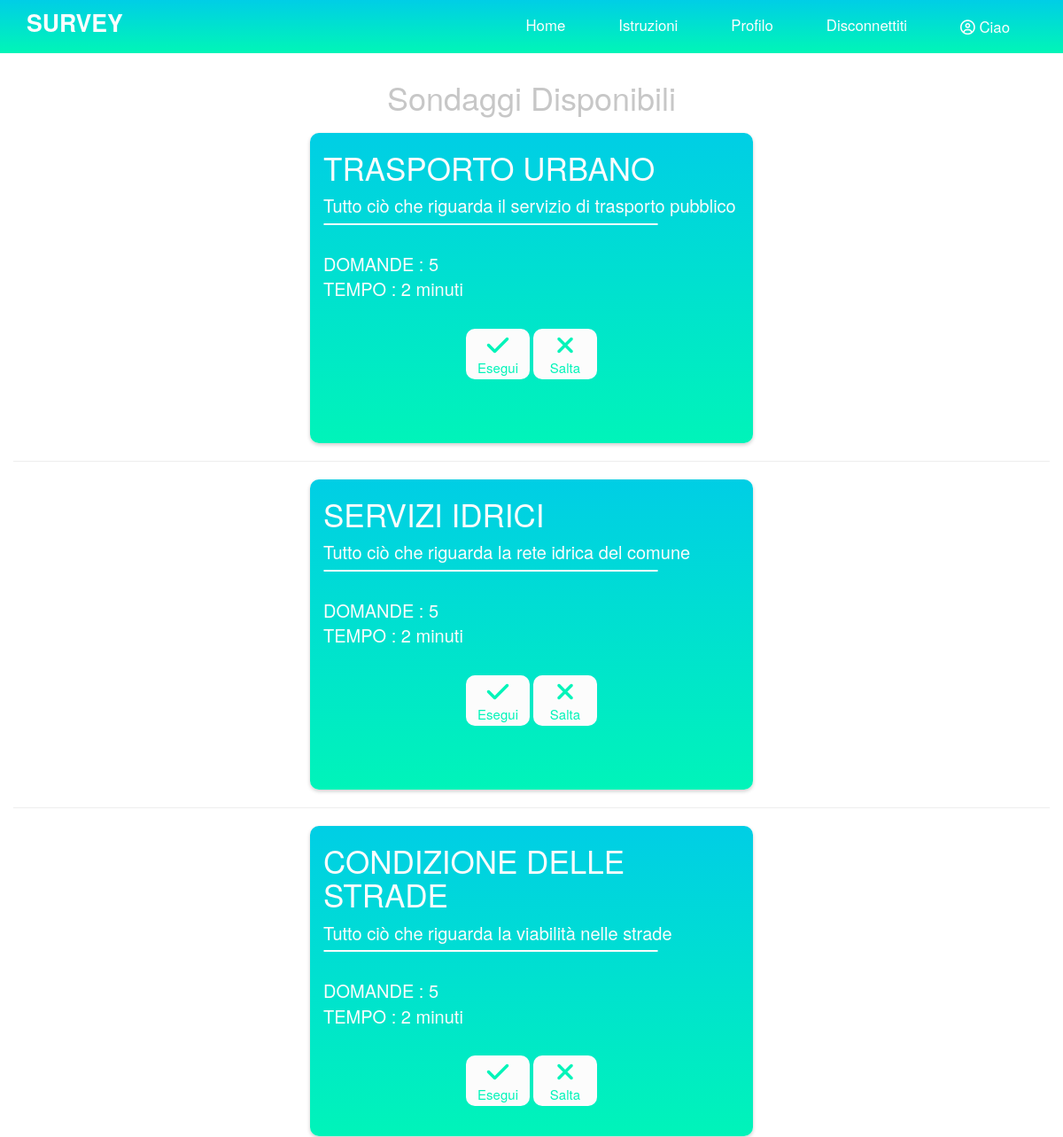
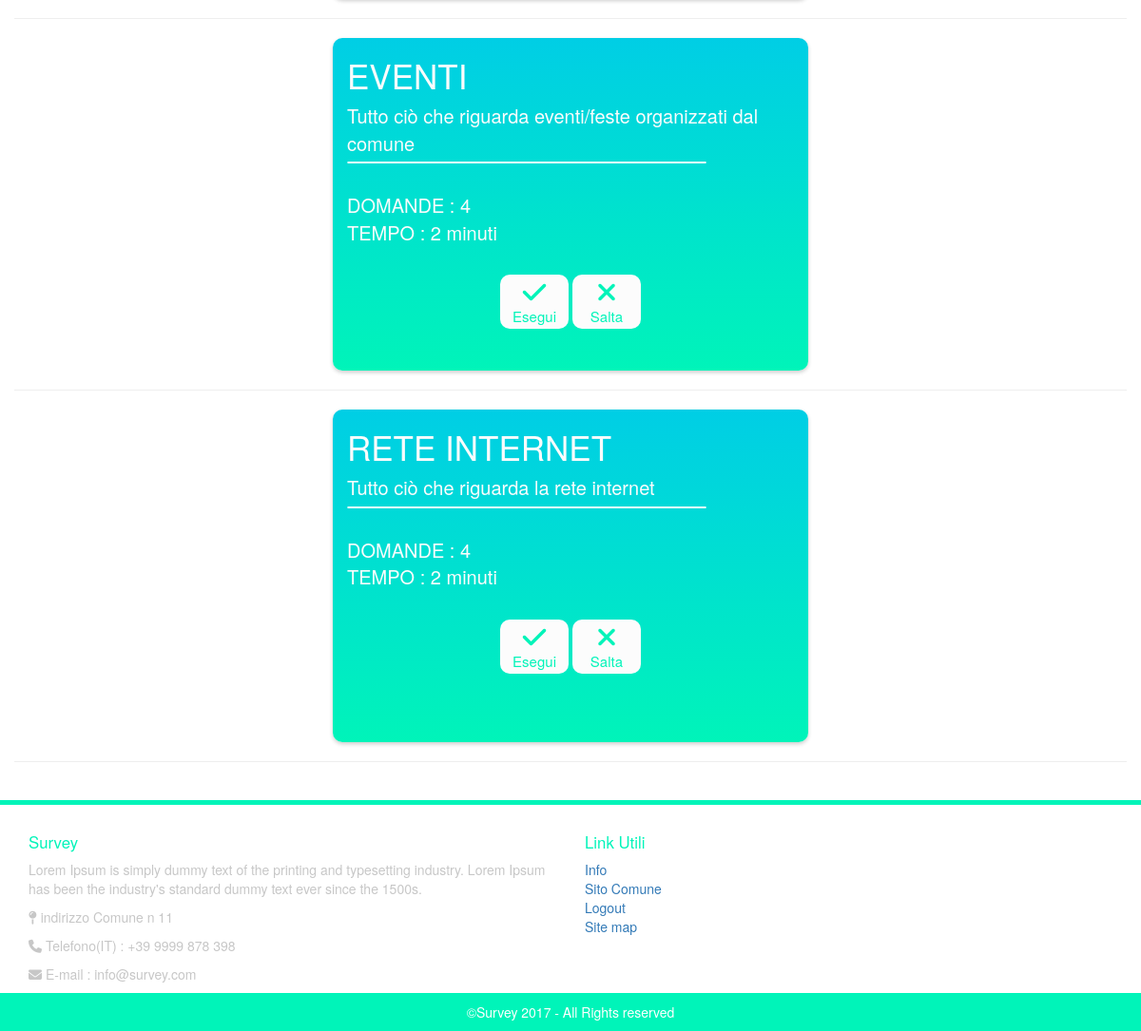
The app's page / (signed in) with its own data (2 pictures, top to bottom).
### Survey/models.py (models this page shows, shortened)
class Survey(models.Model):
    survey_title = models.CharField(max_length=120)
    survey_description = models.CharField(max_length=255)
    class Meta:
        permissions = (("can_vote", "Vote questions in the survey"),
                       ("can_report", "Can see the results of the survey"),)

### Survey/views.py (the view)
# urls.py: url(r'^$', views.survey, name='survey'),
def survey(request):
    if request.user.is_authenticated():
        surveys = Survey.objects.exclude(completed__user = request.user).annotate(num_questions = Count('topic__question'))
        return render(request, 'survey.html', {'surveys': surveys})
    else:
        return HttpResponseRedirect(reverse('login'))

### Survey/models.py (called while the page is built)
    def get_short_name(self):
        return self.first_name

### templates/survey.html (shortened to what this page needs)
{% extends 'base.html' %} {% block content %}
<h1 class="survey-page">Sondaggi Disponibili</h1>
{% for survey in surveys %}
<div class="col-md-12 survey-card">
    <div class="main-info">
        <h2>{{ survey.survey_title }}</h2>
        <p>{{ survey.survey_description }}</p>
    </div>
    <hr>
    <div class="info-container">
        <p><span>Domande</span> : {{ survey.num_questions }} </p>
        <p><span>Tempo</span> : 2 minuti </p>
    </div>
    <div class="btn-container">
        <a href="{% url 'question' survey.id survey.topic_set.first.id survey.topic_set.first.question_set.first.id %}">
            <button><i class="fa fa-check fa-2x"></i><p>Esegui</p></button>
        </a>
        <button><i class="fa fa-times fa-2x"></i><p>Salta</p></button>
    </div>
</div>
<hr> {% endfor %} {% endblock %}

### templates/base.html (shortened to what this page needs)
<!DOCTYPE html> {% load staticfiles %}
<html>
<head>
    <link rel="stylesheet" href="https://maxcdn.bootstrapcdn.com/bootstrap/3.3.7/css/bootstrap.min.css">
    <link rel="stylesheet" type="text/css" href="{% static 'css/style.css' %}">
    <link rel="stylesheet" type="text/css" href="{% static 'css/medias.css' %}">
</head>
<body>
    <nav class="navbar navbar-fixed-top" id="my-nav">
        <div class="container">
            <div class="navbar-header">
                <a class="navbar-brand" href="{% url 'survey'%}">SURVEY</a>
            </div>
            <div class="collapse navbar-collapse">
                <ul class="nav navbar-nav" id="menu-items">
                    <li>
                        <a href="{% url 'survey'%}">Home</a>
                    </li>
                    <li>
                        <a href="{% url 'info'%}">Istruzioni</a>
                    </li>
                    <li>
                        <a href="{% url 'profile'%}">Profilo</a>
                    </li>
                    {% if user.is_authenticated %}
                    <li><a href="{% url 'logout'%}">Disconnettiti</a></li>
                    <li id="user"><i class="fa fa-user-circle-o"></i> Ciao {{ user.get_short_name }}</li>
                    {% else %}
                    <li><a href="{% url 'login'%}">Collegati</a></li>
                    {% endif %}
                </ul>
            </div>
        </div>
    </nav>
    <div class="container" id="main-cont">
        <div class="row">
            {% block content %} {% endblock %}
        </div>
    </div>
    <footer>
        <div class="borderissimo"></div>
        <div class="container">
            <div class="row">
                <div class="footer-content">
                    <div class="col-md-6 col-sm-12 minidesc">
                        <h6>Survey</h6>
                        <p>Lorem Ipsum is simply dummy text of the printing and typesetting industry. Lorem Ipsum has been the industry's standard dummy text ever since the 1500s.</p>
                        <p><i class="fa fa-map-pin"></i> indirizzo Comune n 11</p>
                        <p><i class="fa fa-phone"></i> Telefono(IT) : +39 9999 878 398</p>
                        <p><i class="fa fa-envelope"></i> E-mail : info@survey.com</p>
                    </div>
                    <div class="col-md-6 col-sm-12">
                        <h6 class="heading7">Link Utili</h6>
                        <ul class="footer-ul">
                            <li><a href="{% url 'info'%}"> Info </a></li>
                            <li><a href="#"> Sito Comune</a></li>
                            <li><a href="{% url 'logout'%}"> Logout</a></li>
                            <li><a href="#"> Site map</a></li>
                        </ul>
                    </div>
                </div>
            </div>
        </div>
        <div class="copyright">
        <div class="container">
            <div class="col-md-12">
                <p>©Survey 2017 - All Rights reserved</p>
            </div>
        </div>
    </div>
    </footer>
</body>
</html>

### Survey/static/css/style.css (style rules this page uses)
.navbar { border: none!important; }
#my-nav { background-image: linear-gradient(-180deg, #00CEE6 0%, #00F4B9 95%)!important; background-color: none!important; border-color: none !important; }
#my-nav .navbar-brand { color: #FDFDFD; font-weight: 600; font-size: 1.9em; }
#my-nav #menu-items a, #my-nav #menu-items #user { color: #FDFDFD; padding: 18px 30px; font-weight: 400; font-size: 1.2em; }
#main-cont, .survey-page h2 { padding-top: 70px; color: #c7c7c7; text-align: center; }
.survey-card { background-image: linear-gradient(-180deg, #00CEE5 0%, #00F4B9 100%); box-shadow: 0 2px 4px 0 rgba(0, 0, 0, 0.20); border-radius: 10px; width: 500px; height: 350px; margin: 20px auto; display: table; float: none; color: #FCFCFC; }
.survey-card h2 { font-size: 35px; text-align: left; text-transform: uppercase; font-weight: 500; }
.survey-card p { font-size: 20px; text-align: left; font-weight: 300; margin-bottom: 0px; }
.survey-card .info-container span { text-transform: uppercase; font-weight: 400; }
.survey-card hr { width: 80%; border: 1px solid #fcfcfc; border-radius: 10px; margin-top: 5px; margin-bottom: 30px; float: left; }
.survey-card .btn-container p { text-align: center; }
.survey-card .btn-container button { background-color: #FCFCFC; border-radius: 10px; width: 72px; height: 57px; border: none; margin: 30px 0px 0px 0px; outline: none; }
button i, button p { text-align: center; color: #00F4B9!important; }
button i { padding-top: 2px; }
button p { font-size: 15px!important; font-weight: 500!important; }
.borderissimo { width: 100%; height: 5px; background-color: #00F4B9; margin: 20px 0px 20px 0px; }
footer p { color: #c7c7c7; }
footer h6 { color: #00F4B9; font-weight: 500; font-size: 1.2em; }
footer ul { list-style-type: none; padding: 0px; color: #00CEE6; }
.copyright { background-color: #00F4B9; }
.copyright p { color: white; font-weight: 500; text-align: center; padding-top: 10px; }

### Survey/static/css/medias.css (style rules this page uses)
@media (min-width: 768px) { .navbar-nav { float: right; margin: 0; } }

### records on screen
Survey: survey_title "TRASPORTO URBANO", survey_description "Tutto ciò che riguarda il servizio di trasporto pubblico", num_questions "5"
Survey: survey_title "SERVIZI IDRICI", survey_description "Tutto ciò che riguarda la rete idrica del comune", num_questions "5"
Survey: survey_title "CONDIZIONE DELLE STRADE", survey_description "Tutto ciò che riguarda la viabilità nelle strade", num_questions "5"
Survey: survey_title "EVENTI", survey_description "Tutto ciò che riguarda eventi/feste organizzati dal comune", num_questions "4"
Survey: survey_title "RETE INTERNET", survey_description "Tutto ciò che riguarda la rete internet", num_questions "4"
